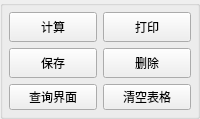
        <widget class="QGroupBox" name="groupBox_3">
         <property name="title">
          <string/>
         </property>
         <layout class="QGridLayout" name="gridLayout_2">
          <property name="margin">
           <number>6</number>
          </property>
          <property name="spacing">
           <number>6</number>
          </property>
          <item row="0" column="2">
           <widget class="QPushButton" name="btnPrint">
            <property name="minimumSize">
             <size>
              <width>0</width>
              <height>30</height>
             </size>
            </property>
            <property name="maximumSize">
             <size>
              <width>16777215</width>
              <height>16777215</height>
             </size>
            </property>
            <property name="text">
             <string>打印</string>
            </property>
           </widget>
          </item>
          <item row="0" column="0">
           <widget class="QPushButton" name="btnCalc">
            <property name="minimumSize">
             <size>
              <width>0</width>
              <height>30</height>
             </size>
            </property>
            <property name="maximumSize">
             <size>
              <width>16777215</width>
              <height>16777215</height>
             </size>
            </property>
            <property name="text">
             <string>计算</string>
            </property>
           </widget>
          </item>
          <item row="1" column="2">
           <widget class="QPushButton" name="btnDel">
            <property name="minimumSize">
             <size>
              <width>0</width>
              <height>30</height>
             </size>
            </property>
            <property name="maximumSize">
             <size>
              <width>16777215</width>
              <height>16777215</height>
             </size>
            </property>
            <property name="text">
             <string>删除</string>
            </property>
           </widget>
          </item>
          <item row="1" column="0">
           <widget class="QPushButton" name="btnSave">
            <property name="minimumSize">
             <size>
              <width>0</width>
              <height>30</height>
             </size>
            </property>
            <property name="maximumSize">
             <size>
              <width>16777215</width>
              <height>16777215</height>
             </size>
            </property>
            <property name="text">
             <string>保存</string>
            </property>
           </widget>
          </item>
          <item row="3" column="2">
           <widget class="QPushButton" name="btnCleanData">
            <property name="text">
             <string>清空表格</string>
            </property>
           </widget>
          </item>
          <item row="3" column="0">
           <widget class="QPushButton" name="btnQueryMode">
            <property name="text">
             <string>查询界面</string>
            </property>
           </widget>
          </item>
         </layout>
        </widget>
